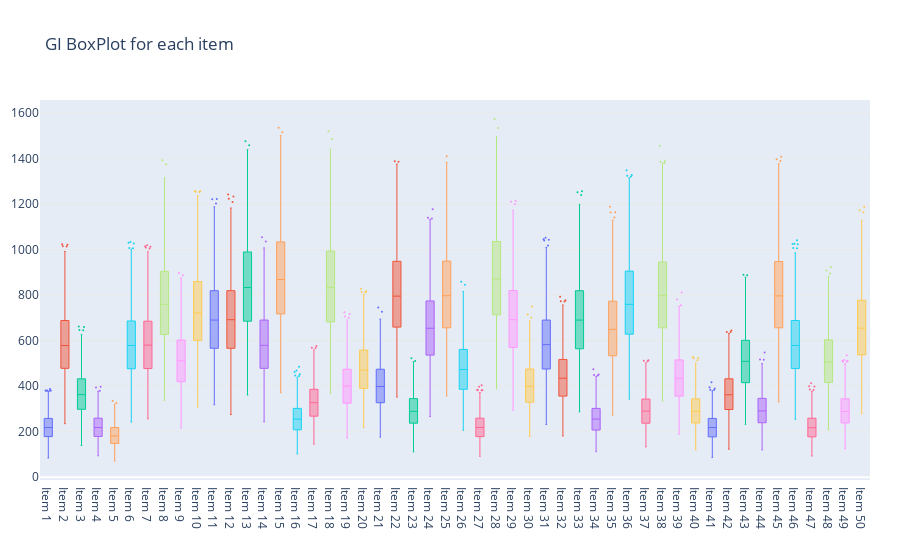

The notebook cell saved with this chart:
### Markdown cell above
# GI BoxPlot for each item

### Code cell
item_sum = features.groupby(['item', 'date'])['sales'].sum()
traces = []

for i in range(1, 51):
    s = item_sum[i].to_frame().reset_index()
    trace = go.Box(y= s.sales, name= 'Item {}'.format(i), jitter=0.8, whiskerwidth=0.2, marker=dict(size=2), line=dict(width=1))
    traces.append(trace)

layout = go.Layout(
    title='GI BoxPlot for each item',
    yaxis=dict(
        autorange=True, showgrid=True, zeroline=True,
        gridcolor='rgb(233,233,233)', zerolinecolor='rgb(255, 255, 255)',
        zerolinewidth=2, gridwidth=1
    ),
    margin=dict(l=40, r=30, b=80, t=100), showlegend=False,
)

fig = go.Figure(data=traces, layout=layout)
iplot(fig)

### Figure 1 — Plotly figure (JSON) as saved in the notebook; plotly's stock layout.template omitted (floating-point values rounded to 4 significant figures; data arrays with more than 128 entries replaced by an {"elided": "..."} marker saying what was removed)
{"data": [{"jitter": 0.8, "line": {"width": 1}, "marker": {"size": 2}, "name": "Item 1", "type": "box", "whiskerwidth": 0.2, "y": {"elided": "1826 int values"}}, {"jitter": 0.8, "line": {"width": 1}, "marker": {"size": 2}, "name": "Item 2", "type": "box", "whiskerwidth": 0.2, "y": {"elided": "1826 int values"}}, {"jitter": 0.8, "line": {"width": 1}, "marker": {"size": 2}, "name": "Item 3", "type": "box", "whiskerwidth": 0.2, "y": {"elided": "1826 int values"}}, {"jitter": 0.8, "line": {"width": 1}, "marker": {"size": 2}, "name": "Item 4", "type": "box", "whiskerwidth": 0.2, "y": {"elided": "1826 int values"}}, {"jitter": 0.8, "line": {"width": 1}, "marker": {"size": 2}, "name": "Item 5", "type": "box", "whiskerwidth": 0.2, "y": {"elided": "1826 int values"}}, {"jitter": 0.8, "line": {"width": 1}, "marker": {"size": 2}, "name": "Item 6", "type": "box", "whiskerwidth": 0.2, "y": {"elided": "1826 int values"}}, {"jitter": 0.8, "line": {"width": 1}, "marker": {"size": 2}, "name": "Item 7", "type": "box", "whiskerwidth": 0.2, "y": {"elided": "1826 int values"}}, {"jitter": 0.8, "line": {"width": 1}, "marker": {"size": 2}, "name": "Item 8", "type": "box", "whiskerwidth": 0.2, "y": {"elided": "1826 int values"}}, {"jitter": 0.8, "line": {"width": 1}, "marker": {"size": 2}, "name": "Item 9", "type": "box", "whiskerwidth": 0.2, "y": {"elided": "1826 int values"}}, {"jitter": 0.8, "line": {"width": 1}, "marker": {"size": 2}, "name": "Item 10", "type": "box", "whiskerwidth": 0.2, "y": {"elided": "1826 int values"}}, {"jitter": 0.8, "line": {"width": 1}, "marker": {"size": 2}, "name": "Item 11", "type": "box", "whiskerwidth": 0.2, "y": {"elided": "1826 int values"}}, {"jitter": 0.8, "line": {"width": 1}, "marker": {"size": 2}, "name": "Item 12", "type": "box", "whiskerwidth": 0.2, "y": {"elided": "1826 int values"}}, {"jitter": 0.8, "line": {"width": 1}, "marker": {"size": 2}, "name": "Item 13", "type": "box", "whiskerwidth": 0.2, "y": {"elided": "1826 int values"}}, {"jitter": 0.8, "line": {"width": 1}, "marker": {"size": 2}, "name": "Item 14", "type": "box", "whiskerwidth": 0.2, "y": {"elided": "1826 int values"}}, {"jitter": 0.8, "line": {"width": 1}, "marker": {"size": 2}, "name": "Item 15", "type": "box", "whiskerwidth": 0.2, "y": {"elided": "1826 int values"}}, {"jitter": 0.8, "line": {"width": 1}, "marker": {"size": 2}, "name": "Item 16", "type": "box", "whiskerwidth": 0.2, "y": {"elided": "1826 int values"}}, {"jitter": 0.8, "line": {"width": 1}, "marker": {"size": 2}, "name": "Item 17", "type": "box", "whiskerwidth": 0.2, "y": {"elided": "1826 int values"}}, {"jitter": 0.8, "line": {"width": 1}, "marker": {"size": 2}, "name": "Item 18", "type": "box", "whiskerwidth": 0.2, "y": {"elided": "1826 int values"}}, {"jitter": 0.8, "line": {"width": 1}, "marker": {"size": 2}, "name": "Item 19", "type": "box", "whiskerwidth": 0.2, "y": {"elided": "1826 int values"}}, {"jitter": 0.8, "line": {"width": 1}, "marker": {"size": 2}, "name": "Item 20", "type": "box", "whiskerwidth": 0.2, "y": {"elided": "1826 int values"}}, {"jitter": 0.8, "line": {"width": 1}, "marker": {"size": 2}, "name": "Item 21", "type": "box", "whiskerwidth": 0.2, "y": {"elided": "1826 int values"}}, {"jitter": 0.8, "line": {"width": 1}, "marker": {"size": 2}, "name": "Item 22", "type": "box", "whiskerwidth": 0.2, "y": {"elided": "1826 int values"}}, {"jitter": 0.8, "line": {"width": 1}, "marker": {"size": 2}, "name": "Item 23", "type": "box", "whiskerwidth": 0.2, "y": {"elided": "1826 int values"}}, {"jitter": 0.8, "line": {"width": 1}, "marker": {"size": 2}, "name": "Item 24", "type": "box", "whiskerwidth": 0.2, "y": {"elided": "1826 int values"}}, {"jitter": 0.8, "line": {"width": 1}, "marker": {"size": 2}, "name": "Item 25", "type": "box", "whiskerwidth": 0.2, "y": {"elided": "1826 int values"}}, {"jitter": 0.8, "line": {"width": 1}, "marker": {"size": 2}, "name": "Item 26", "type": "box", "whiskerwidth": 0.2, "y": {"elided": "1826 int values"}}, {"jitter": 0.8, "line": {"width": 1}, "marker": {"size": 2}, "name": "Item 27", "type": "box", "whiskerwidth": 0.2, "y": {"elided": "1826 int values"}}, {"jitter": 0.8, "line": {"width": 1}, "marker": {"size": 2}, "name": "Item 28", "type": "box", "whiskerwidth": 0.2, "y": {"elided": "1826 int values"}}, {"jitter": 0.8, "line": {"width": 1}, "marker": {"size": 2}, "name": "Item 29", "type": "box", "whiskerwidth": 0.2, "y": {"elided": "1826 int values"}}, {"jitter": 0.8, "line": {"width": 1}, "marker": {"size": 2}, "name": "Item 30", "type": "box", "whiskerwidth": 0.2, "y": {"elided": "1826 int values"}}, {"jitter": 0.8, "line": {"width": 1}, "marker": {"size": 2}, "name": "Item 31", "type": "box", "whiskerwidth": 0.2, "y": {"elided": "1826 int values"}}, {"jitter": 0.8, "line": {"width": 1}, "marker": {"size": 2}, "name": "Item 32", "type": "box", "whiskerwidth": 0.2, "y": {"elided": "1826 int values"}}, {"jitter": 0.8, "line": {"width": 1}, "marker": {"size": 2}, "name": "Item 33", "type": "box", "whiskerwidth": 0.2, "y": {"elided": "1826 int values"}}, {"jitter": 0.8, "line": {"width": 1}, "marker": {"size": 2}, "name": "Item 34", "type": "box", "whiskerwidth": 0.2, "y": {"elided": "1826 int values"}}, {"jitter": 0.8, "line": {"width": 1}, "marker": {"size": 2}, "name": "Item 35", "type": "box", "whiskerwidth": 0.2, "y": {"elided": "1826 int values"}}, {"jitter": 0.8, "line": {"width": 1}, "marker": {"size": 2}, "name": "Item 36", "type": "box", "whiskerwidth": 0.2, "y": {"elided": "1826 int values"}}, {"jitter": 0.8, "line": {"width": 1}, "marker": {"size": 2}, "name": "Item 37", "type": "box", "whiskerwidth": 0.2, "y": {"elided": "1826 int values"}}, {"jitter": 0.8, "line": {"width": 1}, "marker": {"size": 2}, "name": "Item 38", "type": "box", "whiskerwidth": 0.2, "y": {"elided": "1826 int values"}}, {"jitter": 0.8, "line": {"width": 1}, "marker": {"size": 2}, "name": "Item 39", "type": "box", "whiskerwidth": 0.2, "y": {"elided": "1826 int values"}}, {"jitter": 0.8, "line": {"width": 1}, "marker": {"size": 2}, "name": "Item 40", "type": "box", "whiskerwidth": 0.2, "y": {"elided": "1826 int values"}}, {"jitter": 0.8, "line": {"width": 1}, "marker": {"size": 2}, "name": "Item 41", "type": "box", "whiskerwidth": 0.2, "y": {"elided": "1826 int values"}}, {"jitter": 0.8, "line": {"width": 1}, "marker": {"size": 2}, "name": "Item 42", "type": "box", "whiskerwidth": 0.2, "y": {"elided": "1826 int values"}}, {"jitter": 0.8, "line": {"width": 1}, "marker": {"size": 2}, "name": "Item 43", "type": "box", "whiskerwidth": 0.2, "y": {"elided": "1826 int values"}}, {"jitter": 0.8, "line": {"width": 1}, "marker": {"size": 2}, "name": "Item 44", "type": "box", "whiskerwidth": 0.2, "y": {"elided": "1826 int values"}}, {"jitter": 0.8, "line": {"width": 1}, "marker": {"size": 2}, "name": "Item 45", "type": "box", "whiskerwidth": 0.2, "y": {"elided": "1826 int values"}}, {"jitter": 0.8, "line": {"width": 1}, "marker": {"size": 2}, "name": "Item 46", "type": "box", "whiskerwidth": 0.2, "y": {"elided": "1826 int values"}}, {"jitter": 0.8, "line": {"width": 1}, "marker": {"size": 2}, "name": "Item 47", "type": "box", "whiskerwidth": 0.2, "y": {"elided": "1826 int values"}}, {"jitter": 0.8, "line": {"width": 1}, "marker": {"size": 2}, "name": "Item 48", "type": "box", "whiskerwidth": 0.2, "y": {"elided": "1826 int values"}}, {"jitter": 0.8, "line": {"width": 1}, "marker": {"size": 2}, "name": "Item 49", "type": "box", "whiskerwidth": 0.2, "y": {"elided": "1826 int values"}}, {"jitter": 0.8, "line": {"width": 1}, "marker": {"size": 2}, "name": "Item 50", "type": "box", "whiskerwidth": 0.2, "y": {"elided": "1826 int values"}}], "layout": {"margin": {"b": 80, "l": 40, "r": 30, "t": 100}, "showlegend": false, "title": {"text": "GI BoxPlot for each item"}, "yaxis": {"autorange": true, "gridcolor": "rgb(233,233,233)", "gridwidth": 1, "showgrid": true, "zeroline": true, "zerolinecolor": "rgb(255, 255, 255)", "zerolinewidth": 2}}}
